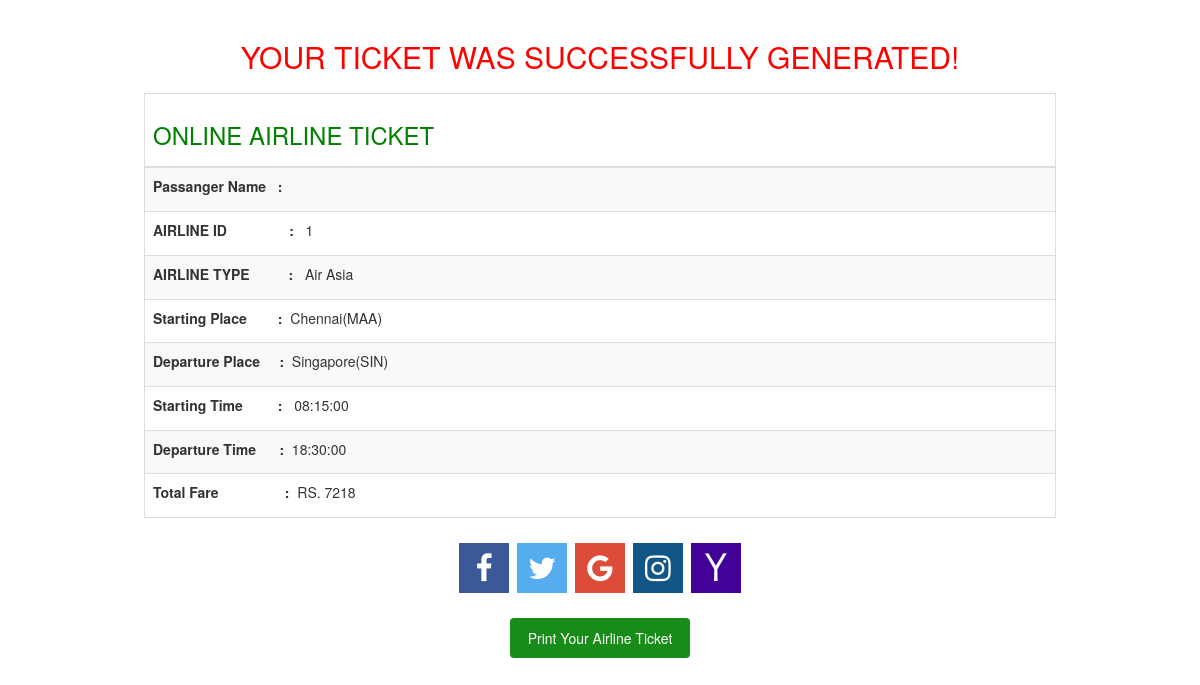
Screenshot of /view1.php?AIRLINEID=1 with the database file from the repository.
### tables this page shows
CREATE TABLE `airline` (
  `AIRLINEID` int(4) NOT NULL,
  `AIRLINETYPE` varchar(25) NOT NULL,
  `STARTPLACE` varchar(20) NOT NULL,
  `ENDPLACE` varchar(20) NOT NULL,
  `STARTTIME` time NOT NULL,
  `ENDTIME` time NOT NULL,
  `MAXSEATS` int(4) NOT NULL,
  `AVAILSEATS` int(4) NOT NULL,
  `FARE` float NOT NULL
);

### view1.php (the view, shortened to what this page needs)
<!DOCTYPE html>
<html lang="en">
<head>
<link rel="stylesheet" href="https://cdnjs.cloudflare.com/ajax/libs/font-awesome/4.7.0/css/font-awesome.min.css">
<link rel="stylesheet" href="https://maxcdn.bootstrapcdn.com/bootstrap/3.4.1/css/bootstrap.min.css">
</head>
<body>
<?php
include "main.php";
$ID=$_REQUEST['AIRLINEID'];
$namesql = "SELECT * FROM airline WHERE AIRLINEID='".$ID."'";
$result = mysqli_query($con,$namesql);
if(mysqli_num_rows($result)>0)
{
while($row = mysqli_fetch_assoc($result))
{
?>
<center><br>
<h2><font color="#ff0000">YOUR TICKET WAS SUCCESSFULLY GENERATED!</h2></font>
<div class="container">
<table class="table table-striped" style="width:80%">
<thead class="table table-bordered " >
      <tr>
      <th> <h3><font color="green">ONLINE AIRLINE TICKET</font> </h3></th>
      </tr>
      </thead>
      <tbody height="350" class="table table-bordered">
      <tr>
      <h4><td><b>  Passanger Name&nbsp;&nbsp;&nbsp;:</b>&nbsp;&nbsp;<?php echo $_SESSION["uname"] ;?></td></h4>
      </tr>
      <tr>
      <h4>  <td><b>AIRLINE ID&nbsp;&nbsp;&nbsp;&nbsp;&nbsp;&nbsp;&nbsp;&nbsp;&nbsp;&nbsp;&nbsp;&nbsp;&nbsp;&nbsp;&nbsp;&nbsp;:</b>&nbsp;&nbsp; <?php echo $row["AIRLINEID"] ;?></td></h4>
      </tr>
      <tr>
      <h4>  <td><b>AIRLINE TYPE&nbsp;&nbsp;&nbsp;&nbsp;&nbsp;&nbsp;&nbsp;&nbsp;&nbsp;&nbsp;:</b>&nbsp;&nbsp; <?php echo $row["AIRLINETYPE"] ;?></td></h4>
      </tr>
      <tr>
      <h4> <td><b>Starting Place&nbsp;&nbsp;&nbsp;&nbsp;&nbsp;&nbsp;&nbsp;&nbsp;:</b>&nbsp;&nbsp;<?php echo $row["STARTPLACE"] ;?></td></h4>
      </tr>
      <tr>
      <h4> <td><b>Departure Place&nbsp;&nbsp;&nbsp;&nbsp;&nbsp;:&nbsp;&nbsp;</b><?php  echo $row["ENDPLACE"];?></td></h4>
      </tr>
      <tr>
      <h4> <td><b>Starting Time&nbsp;&nbsp;&nbsp;&nbsp;&nbsp;&nbsp;&nbsp;&nbsp;&nbsp;:&nbsp;&nbsp;&nbsp;</b><?php echo $row["STARTTIME"] ;?></td></h4>
      </tr>
      <tr>
      <h4><td><b>Departure Time&nbsp;&nbsp;&nbsp;&nbsp;&nbsp;&nbsp;:&nbsp;&nbsp;</b><?php echo $row["ENDTIME"] ;?></td></h4>
      </tr>
      <tr>
      <h4> <td><b>Total Fare&nbsp;&nbsp;&nbsp;&nbsp;&nbsp;&nbsp;&nbsp;&nbsp;&nbsp;&nbsp;&nbsp;&nbsp;&nbsp;&nbsp;&nbsp;&nbsp;&nbsp;:</b>&nbsp;&nbsp;RS.&nbsp;<?php echo $row["FARE"] ;?></td>
      </tr>
</tbody>
</table>
</div>
<?php
}
}
?>
<a href="#" class="fa fa-facebook"></a>
<a href="#" class="fa fa-twitter"></a>
<a href="#" class="fa fa-google"></a>
<a href="#" class="fa fa-instagram"></a>
<a href="#" class="fa fa-yahoo"></a>
<center>
<br> <button onClick="myFunction()" class="btn">
<div align="center">Print Your Airline Ticket</div>
</button></center>
</body>
</html>

### view1.php (style rules this page uses)
.fa { padding: 10px; font-size: 30px; width: 50px; text-align: center; text-decoration: none; margin: 5px 2px; }
.fa-facebook { background: #3B5998; color: white; }
.fa-twitter { background: #55ACEE; color: white; }
.fa-google { background: #dd4b39; color: white; }
.fa-instagram { background: #125688; color: white; }
.fa-yahoo { background: #430297; color: white; }
.btn { background-color: green; color: white; padding: 10px 10px; border: none; cursor: pointer; width: 15%; opacity: 0.9; }

### rows the page displays
airline: AIRLINEID "1", AIRLINETYPE "Air Asia", STARTPLACE "Chennai(MAA)", ENDPLACE "Singapore(SIN)", STARTTIME "08:15:00", ENDTIME "18:30:00", FARE "7218"
